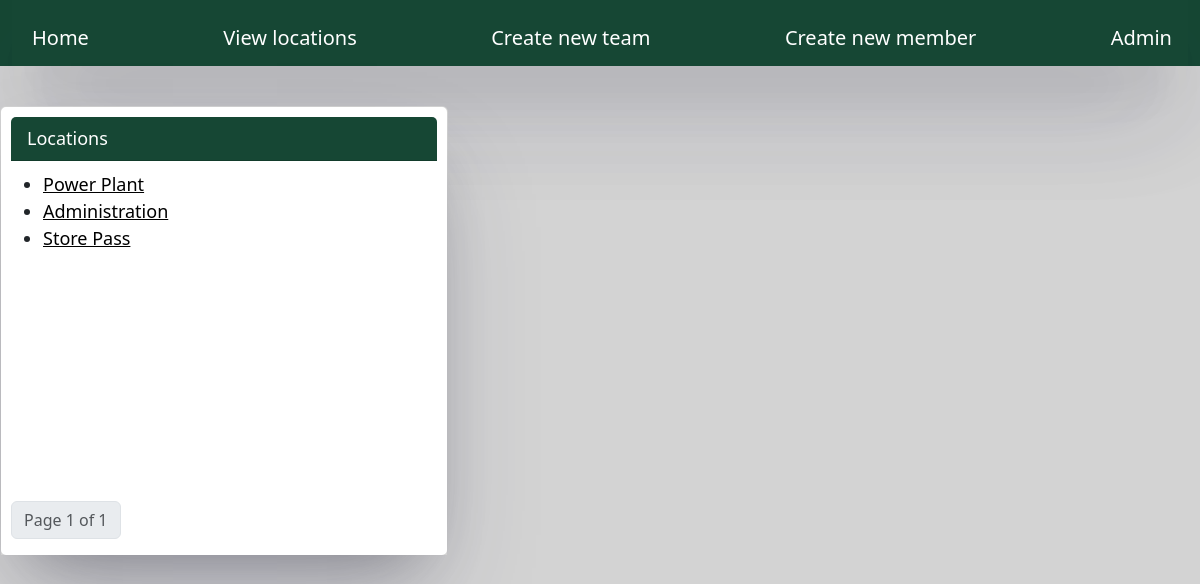
/location/locations, run on the app's committed database.
### location/models.py (models this page shows, shortened)
class Location(models.Model):
    name = models.CharField(max_length=30)
    task = models.CharField(max_length=30, default="Database")

### location/views.py (the view)
# urls.py: path("locations", locations, name="locations"),
def locations(request): # view all locations (may have to have this twice)
    p = Paginator(Location.objects.all(), 5)
    page = request.GET.get("page")
    locations = p.get_page(page)
    return render(request, "location/locations.html", {"locations": locations})

### location/templates/location/locations.html (shortened to what this page needs)
{% extends "base.html" %} {% block content%}
<div class="card">
  <div class="card-text">
    <div class="card-header">Locations</div>
      <ul>
        {% for location in locations %}
        <li>
          <a href="{% url 'locationDetail' location.id %}">{{ location.name }}</a>
        </li>
        {% endfor %}
        </ul>
        <nav>
          <ul
            class="pagination justify-content-end"
            style="position: absolute; bottom: 0"
          >
            <li class="page-item disabled">
              <a class="page-link"
                >Page {{locations.number}} of {{locations.paginator.num_pages}}</a
              >
            </li>
          </ul>
        </nav>
    </div>
  </div>
{% endblock %}

### home/static/home/style.css (style rules this page uses)
body { font-size: 18px; }
.card { max-width: 28rem; }
.card-header { background-color: #164734; color: white; margin-bottom: 10px; }
.card-text { padding: 10px; height: 28rem; box-shadow: rgba(50, 50, 93, 0.25) 0px 50px 100px -20px, rgba(0, 0, 0, 0.3) 0px 30px 60px -30px; }
a { color: black; margin-left: 4%" }
.page-link { color: white; background-color: #164734; }

### data on the page
Location: name "Power Plant"
Location: name "Administration"
Location: name "Store Pass"

### other printed values
{{ locations.number }} "1"
{{ locations.paginator.num_pages }} "1"
